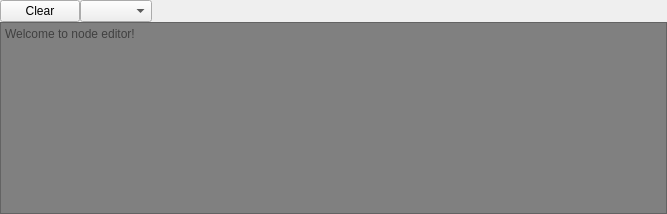
<?xml version="1.0" encoding="UTF-8"?>
<ui version="4.0">
 <class>LoggerWindowClass</class>
 <widget class="QWidget" name="LoggerWindowClass">
  <property name="geometry">
   <rect>
    <x>0</x>
    <y>0</y>
    <width>667</width>
    <height>214</height>
   </rect>
  </property>
  <property name="windowTitle">
   <string>LoggerWindow</string>
  </property>
  <layout class="QVBoxLayout" name="verticalLayout">
   <property name="spacing">
    <number>0</number>
   </property>
   <property name="leftMargin">
    <number>0</number>
   </property>
   <property name="topMargin">
    <number>0</number>
   </property>
   <property name="rightMargin">
    <number>0</number>
   </property>
   <property name="bottomMargin">
    <number>0</number>
   </property>
   <item>
    <layout class="QHBoxLayout" name="horizontalLayout">
     <property name="spacing">
      <number>0</number>
     </property>
     <item>
      <widget class="QPushButton" name="clearBtn">
       <property name="text">
        <string>Clear</string>
       </property>
      </widget>
     </item>
     <item>
      <widget class="QComboBox" name="logLevelCombo">
       <property name="currentText">
        <string/>
       </property>
       <property name="currentIndex">
        <number>-1</number>
       </property>
      </widget>
     </item>
     <item>
      <spacer name="horizontalSpacer">
       <property name="orientation">
        <enum>Qt::Horizontal</enum>
       </property>
       <property name="sizeHint" stdset="0">
        <size>
         <width>40</width>
         <height>20</height>
        </size>
       </property>
      </spacer>
     </item>
    </layout>
   </item>
   <item>
    <widget class="QTextEdit" name="logOutputEdit">
     <property name="styleSheet">
      <string notr="true">background: gray</string>
     </property>
     <property name="readOnly">
      <bool>true</bool>
     </property>
     <property name="placeholderText">
      <string>Welcome to node editor!</string>
     </property>
    </widget>
   </item>
  </layout>
 </widget>
 <layoutdefault spacing="6" margin="11"/>
 <resources/>
 <connections/>
</ui>
